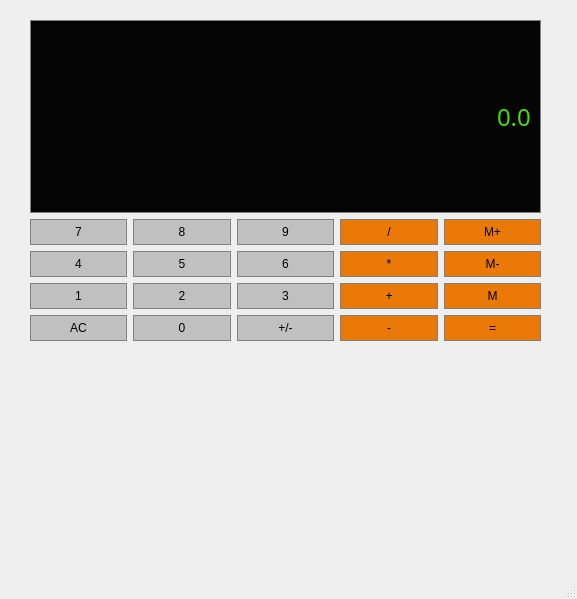
<?xml version="1.0" encoding="UTF-8"?>
<ui version="4.0">
 <class>Calculator</class>
 <widget class="QMainWindow" name="Calculator">
  <property name="geometry">
   <rect>
    <x>0</x>
    <y>0</y>
    <width>577</width>
    <height>599</height>
   </rect>
  </property>
  <property name="sizePolicy">
   <sizepolicy hsizetype="Preferred" vsizetype="Expanding">
    <horstretch>0</horstretch>
    <verstretch>0</verstretch>
   </sizepolicy>
  </property>
  <property name="windowTitle">
   <string>Calculator</string>
  </property>
  <widget class="QWidget" name="centralwidget">
   <widget class="QWidget" name="gridLayoutWidget">
    <property name="geometry">
     <rect>
      <x>30</x>
      <y>20</y>
      <width>511</width>
      <height>321</height>
     </rect>
    </property>
    <layout class="QGridLayout" name="gridLayout">
     <item row="4" column="0">
      <widget class="QPushButton" name="Button1">
       <property name="sizePolicy">
        <sizepolicy hsizetype="Preferred" vsizetype="Preferred">
         <horstretch>0</horstretch>
         <verstretch>0</verstretch>
        </sizepolicy>
       </property>
       <property name="styleSheet">
        <string notr="true">QPushButton{
	background-color:  #C0C0C0;
	border: 1px solid gray;
	padding: 5px;
}

QPushButton:pressed{
	background-color:  #A9A9A9;
	border: 1px solid gray;
	padding: 5px;
}

</string>
       </property>
       <property name="text">
        <string>1</string>
       </property>
      </widget>
     </item>
     <item row="4" column="2">
      <widget class="QPushButton" name="Button3">
       <property name="sizePolicy">
        <sizepolicy hsizetype="Preferred" vsizetype="Preferred">
         <horstretch>0</horstretch>
         <verstretch>0</verstretch>
        </sizepolicy>
       </property>
       <property name="styleSheet">
        <string notr="true">QPushButton{
	background-color:  #C0C0C0;
	border: 1px solid gray;
	padding: 5px;
}

QPushButton:pressed{
	background-color:  #A9A9A9;
	border: 1px solid gray;
	padding: 5px;
}

</string>
       </property>
       <property name="text">
        <string>3</string>
       </property>
      </widget>
     </item>
     <item row="1" column="0">
      <widget class="QPushButton" name="Button7">
       <property name="sizePolicy">
        <sizepolicy hsizetype="Preferred" vsizetype="Preferred">
         <horstretch>0</horstretch>
         <verstretch>0</verstretch>
        </sizepolicy>
       </property>
       <property name="styleSheet">
        <string notr="true">QPushButton{
	background-color:  #C0C0C0;
	border: 1px solid gray;
	padding: 5px;
	
}

QPushButton:pressed{
	background-color:  #A9A9A9;
	border: 1px solid gray;
	padding: 5px;
}
</string>
       </property>
       <property name="text">
        <string>7</string>
       </property>
      </widget>
     </item>
     <item row="3" column="2">
      <widget class="QPushButton" name="Button6">
       <property name="sizePolicy">
        <sizepolicy hsizetype="Preferred" vsizetype="Preferred">
         <horstretch>0</horstretch>
         <verstretch>0</verstretch>
        </sizepolicy>
       </property>
       <property name="styleSheet">
        <string notr="true">QPushButton{
	background-color:  #C0C0C0;
	border: 1px solid gray;
	padding: 5px;
}

QPushButton:pressed{
	background-color:  #A9A9A9;
	border: 1px solid gray;
	padding: 5px;
}

</string>
       </property>
       <property name="text">
        <string>6</string>
       </property>
      </widget>
     </item>
     <item row="1" column="1">
      <widget class="QPushButton" name="Button8">
       <property name="sizePolicy">
        <sizepolicy hsizetype="Preferred" vsizetype="Preferred">
         <horstretch>0</horstretch>
         <verstretch>0</verstretch>
        </sizepolicy>
       </property>
       <property name="styleSheet">
        <string notr="true">QPushButton{
	background-color:  #C0C0C0;
	border: 1px solid gray;
	padding: 5px;
}

QPushButton:pressed{
	background-color:  #A9A9A9;
	border: 1px solid gray;
	padding: 5px;
}

</string>
       </property>
       <property name="text">
        <string>8</string>
       </property>
      </widget>
     </item>
     <item row="5" column="3">
      <widget class="QPushButton" name="Subtract">
       <property name="sizePolicy">
        <sizepolicy hsizetype="Preferred" vsizetype="Preferred">
         <horstretch>0</horstretch>
         <verstretch>0</verstretch>
        </sizepolicy>
       </property>
       <property name="styleSheet">
        <string notr="true">QPushButton{
	background-color:  #eb7907;
	border: 1px solid gray;
	padding: 5px;
}

QPushButton:pressed{
	background-color:  #b55604;
	border: 1px solid gray;
	padding: 5px;
}

</string>
       </property>
       <property name="text">
        <string>-</string>
       </property>
      </widget>
     </item>
     <item row="3" column="1">
      <widget class="QPushButton" name="Button5">
       <property name="sizePolicy">
        <sizepolicy hsizetype="Preferred" vsizetype="Preferred">
         <horstretch>0</horstretch>
         <verstretch>0</verstretch>
        </sizepolicy>
       </property>
       <property name="styleSheet">
        <string notr="true">QPushButton{
	background-color:  #C0C0C0;
	border: 1px solid gray;
	padding: 5px;
}

QPushButton:pressed{
	background-color:  #A9A9A9;
	border: 1px solid gray;
	padding: 5px;
}

</string>
       </property>
       <property name="text">
        <string>5</string>
       </property>
      </widget>
     </item>
     <item row="5" column="2">
      <widget class="QPushButton" name="ChangeSign">
       <property name="sizePolicy">
        <sizepolicy hsizetype="Preferred" vsizetype="Preferred">
         <horstretch>0</horstretch>
         <verstretch>0</verstretch>
        </sizepolicy>
       </property>
       <property name="styleSheet">
        <string notr="true">QPushButton{
	background-color:  #C0C0C0;
	border: 1px solid gray;
	padding: 5px;
}

QPushButton:pressed{
	background-color:  #A9A9A9;
	border: 1px solid gray;
	padding: 5px;
}

</string>
       </property>
       <property name="text">
        <string>+/-</string>
       </property>
      </widget>
     </item>
     <item row="3" column="4">
      <widget class="QPushButton" name="MamClear">
       <property name="sizePolicy">
        <sizepolicy hsizetype="Preferred" vsizetype="Preferred">
         <horstretch>0</horstretch>
         <verstretch>0</verstretch>
        </sizepolicy>
       </property>
       <property name="styleSheet">
        <string notr="true">QPushButton{
	background-color:  #eb7907;
	border: 1px solid gray;
	padding: 5px;
}

QPushButton:pressed{
	background-color: #b55604;
	border: 1px solid gray;
	padding: 5px;
}

</string>
       </property>
       <property name="text">
        <string>M-</string>
       </property>
      </widget>
     </item>
     <item row="5" column="4">
      <widget class="QPushButton" name="Equals">
       <property name="sizePolicy">
        <sizepolicy hsizetype="Preferred" vsizetype="Preferred">
         <horstretch>0</horstretch>
         <verstretch>0</verstretch>
        </sizepolicy>
       </property>
       <property name="styleSheet">
        <string notr="true">QPushButton{
	background-color:  #eb7907;
	border: 1px solid gray;
	padding: 5px;
}

QPushButton:pressed{
	background-color:  #b55604;
	border: 1px solid gray;
	padding: 5px;
}

</string>
       </property>
       <property name="text">
        <string>=</string>
       </property>
      </widget>
     </item>
     <item row="5" column="1">
      <widget class="QPushButton" name="Button0">
       <property name="sizePolicy">
        <sizepolicy hsizetype="Preferred" vsizetype="Preferred">
         <horstretch>0</horstretch>
         <verstretch>0</verstretch>
        </sizepolicy>
       </property>
       <property name="styleSheet">
        <string notr="true">QPushButton{
	background-color:  #C0C0C0;
	border: 1px solid gray;
	padding: 5px;
}

QPushButton:pressed{
	background-color:  #A9A9A9;
	border: 1px solid gray;
	padding: 5px;
}

</string>
       </property>
       <property name="text">
        <string>0</string>
       </property>
      </widget>
     </item>
     <item row="4" column="3">
      <widget class="QPushButton" name="Add">
       <property name="sizePolicy">
        <sizepolicy hsizetype="Preferred" vsizetype="Preferred">
         <horstretch>0</horstretch>
         <verstretch>0</verstretch>
        </sizepolicy>
       </property>
       <property name="styleSheet">
        <string notr="true">QPushButton{
	background-color:  #eb7907;
	border: 1px solid gray;
	padding: 5px;
}

QPushButton:pressed{
	background-color:  #b55604;
	border: 1px solid gray;
	padding: 5px;
}

</string>
       </property>
       <property name="text">
        <string>+</string>
       </property>
      </widget>
     </item>
     <item row="1" column="4">
      <widget class="QPushButton" name="MamAdd">
       <property name="sizePolicy">
        <sizepolicy hsizetype="Preferred" vsizetype="Preferred">
         <horstretch>0</horstretch>
         <verstretch>0</verstretch>
        </sizepolicy>
       </property>
       <property name="styleSheet">
        <string notr="true">QPushButton{
	background-color:  #eb7907;
	border: 1px solid gray;
	padding: 5px;
}

QPushButton:pressed{
	background-color: #b55604;
	border: 1px solid gray;
	padding: 5px;
}

</string>
       </property>
       <property name="text">
        <string>M+</string>
       </property>
      </widget>
     </item>
     <item row="1" column="3">
      <widget class="QPushButton" name="Divide">
       <property name="sizePolicy">
        <sizepolicy hsizetype="Preferred" vsizetype="Preferred">
         <horstretch>0</horstretch>
         <verstretch>0</verstretch>
        </sizepolicy>
       </property>
       <property name="styleSheet">
        <string notr="true">QPushButton{
	background-color:  #eb7907;
	border: 1px solid gray;
	padding: 5px;
}

QPushButton:pressed{
	background-color:  #b55604;
	border: 1px solid gray;
	padding: 5px;
}

</string>
       </property>
       <property name="text">
        <string>/</string>
       </property>
      </widget>
     </item>
     <item row="3" column="0">
      <widget class="QPushButton" name="Button4">
       <property name="sizePolicy">
        <sizepolicy hsizetype="Preferred" vsizetype="Preferred">
         <horstretch>0</horstretch>
         <verstretch>0</verstretch>
        </sizepolicy>
       </property>
       <property name="styleSheet">
        <string notr="true">QPushButton{
	background-color:  #C0C0C0;
	border: 1px solid gray;
	padding: 5px;
}

QPushButton:pressed{
	background-color:  #A9A9A9;
	border: 1px solid gray;
	padding: 5px;
}

</string>
       </property>
       <property name="text">
        <string>4</string>
       </property>
      </widget>
     </item>
     <item row="4" column="4">
      <widget class="QPushButton" name="MamGet">
       <property name="sizePolicy">
        <sizepolicy hsizetype="Preferred" vsizetype="Preferred">
         <horstretch>0</horstretch>
         <verstretch>0</verstretch>
        </sizepolicy>
       </property>
       <property name="styleSheet">
        <string notr="true">QPushButton{
	background-color:  #eb7907;
	border: 1px solid gray;
	padding: 5px;
}

QPushButton:pressed{
	background-color:  #b55604;
	border: 1px solid gray;
	padding: 5px;
}

</string>
       </property>
       <property name="text">
        <string>M</string>
       </property>
      </widget>
     </item>
     <item row="4" column="1">
      <widget class="QPushButton" name="Button2">
       <property name="sizePolicy">
        <sizepolicy hsizetype="Preferred" vsizetype="Preferred">
         <horstretch>0</horstretch>
         <verstretch>0</verstretch>
        </sizepolicy>
       </property>
       <property name="styleSheet">
        <string notr="true">QPushButton{
	background-color:  #C0C0C0;
	border: 1px solid gray;
	padding: 5px;
}

QPushButton:pressed{
	background-color:  #A9A9A9;
	border: 1px solid gray;
	padding: 5px;
}

</string>
       </property>
       <property name="text">
        <string>2</string>
       </property>
      </widget>
     </item>
     <item row="0" column="0" colspan="5">
      <widget class="QLineEdit" name="Display">
       <property name="sizePolicy">
        <sizepolicy hsizetype="Preferred" vsizetype="Expanding">
         <horstretch>0</horstretch>
         <verstretch>0</verstretch>
        </sizepolicy>
       </property>
       <property name="font">
        <font>
         <family>Uroob</family>
         <pointsize>18</pointsize>
        </font>
       </property>
       <property name="styleSheet">
        <string notr="true">QLineEdit{
	background-color:  #050505;
	border: 1px solid gray;
	padding: 5px;
	color: #49de09;
}

</string>
       </property>
       <property name="text">
        <string>0.0</string>
       </property>
       <property name="alignment">
        <set>Qt::AlignRight|Qt::AlignTrailing|Qt::AlignVCenter</set>
       </property>
      </widget>
     </item>
     <item row="5" column="0">
      <widget class="QPushButton" name="Clear">
       <property name="sizePolicy">
        <sizepolicy hsizetype="Preferred" vsizetype="Preferred">
         <horstretch>0</horstretch>
         <verstretch>0</verstretch>
        </sizepolicy>
       </property>
       <property name="styleSheet">
        <string notr="true">QPushButton{
	background-color:  #C0C0C0;
	border: 1px solid gray;
	padding: 5px;
}

QPushButton:pressed{
	background-color:  #A9A9A9;
	border: 1px solid gray;
	padding: 5px;
}

</string>
       </property>
       <property name="text">
        <string>AC</string>
       </property>
      </widget>
     </item>
     <item row="3" column="3">
      <widget class="QPushButton" name="Multiple">
       <property name="sizePolicy">
        <sizepolicy hsizetype="Preferred" vsizetype="Preferred">
         <horstretch>0</horstretch>
         <verstretch>0</verstretch>
        </sizepolicy>
       </property>
       <property name="styleSheet">
        <string notr="true">QPushButton{
	background-color:  #eb7907;
	border: 1px solid gray;
	padding: 5px;
}

QPushButton:pressed{
	background-color:  #b55604;
	border: 1px solid gray;
	padding: 5px;
}

</string>
       </property>
       <property name="text">
        <string>*</string>
       </property>
      </widget>
     </item>
     <item row="1" column="2">
      <widget class="QPushButton" name="Button9">
       <property name="sizePolicy">
        <sizepolicy hsizetype="Preferred" vsizetype="Preferred">
         <horstretch>0</horstretch>
         <verstretch>0</verstretch>
        </sizepolicy>
       </property>
       <property name="styleSheet">
        <string notr="true">QPushButton{
	background-color:  #C0C0C0;
	border: 1px solid gray;
	padding: 5px;
}

QPushButton:pressed{
	background-color:  #A9A9A9;
	border: 1px solid gray;
	padding: 5px;
}

</string>
       </property>
       <property name="text">
        <string>9</string>
       </property>
      </widget>
     </item>
    </layout>
   </widget>
  </widget>
  <widget class="QMenuBar" name="menubar">
   <property name="geometry">
    <rect>
     <x>0</x>
     <y>0</y>
     <width>577</width>
     <height>22</height>
    </rect>
   </property>
  </widget>
  <widget class="QStatusBar" name="statusbar"/>
 </widget>
 <resources/>
 <connections/>
</ui>
